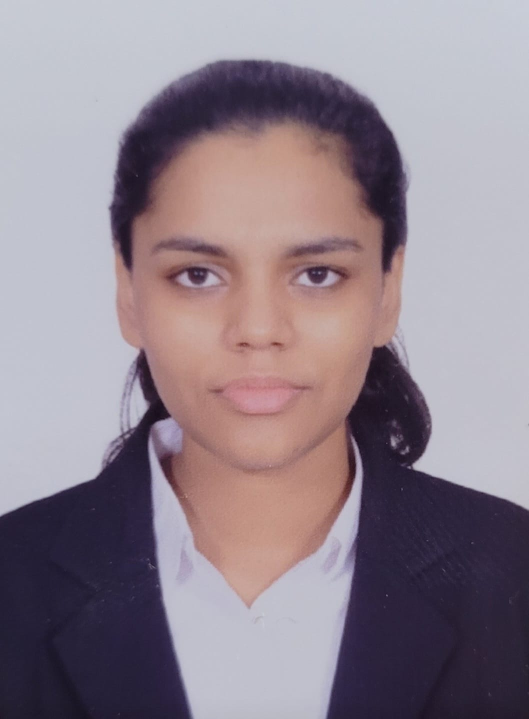
#> input picture Fall_2023/Project1/Part2/Project 1 Part 2 Download Sep 29, 2023 943 AM/298063-1939611 - Akanksha Ashokrao Bable - Sep 25, 2023 606 PM/Image.jpg, 1058 x 1438 px, found by its file name (shown at 1/2 size)
$ jupyter execute 'Project 1 Part 2 - Akanksha Ashokrao Bable.ipynb'
#> lines starting #> are read from the running program, lines starting #| are printed output that depends on the picture
### Image Pipeline

<ol>
<li> Take a picture of your face or have a friend do it.</li>
<li> Import the image into Jupyter Notebook. </li>
<li> Analyze the image </li>
<li> Create a histogram of the whole image. RGB </li>
<li> Modify your image with brightness and contrast. </li>
<li> Mask out your face. </li>
<li> Use the mask to create a HSV histogram. </li>
<li> Analyze the histogram for skin tone ranges. </li>
<li> Use the HSV ranges to create a mask. </li>
<li> Apply the mask to the image and segment out your skin/face </li>
<ol>

[cell 1]
# Required Libraries
import cv2                   # OpenCV library for computer vision tasks.
import numpy as np           # Numpy library for numerical operations.
import matplotlib.pyplot as plt  # Matplotlib for plotting and visualization.

# Load an image from the specified path.
# Note: OpenCV by default reads images in BGR format (Blue-Green-Red).
img = cv2.imread("C:\\Users\\AKANKSHA\\OneDrive\\Desktop\\Image_Processing_Project_Akanksha_Bable\\Image.jpg")
#> img is the input picture: shape (1438, 1058, 3); mean B, G, R 142, 131.7, 144.3

# Convert the image color format from BGR to RGB.
# Matplotlib's `imshow` expects the image in RGB format.
# Hence, to view the image correctly, we need to perform this conversion.
img = cv2.cvtColor(img, cv2.COLOR_BGR2RGB)

# Display the image using matplotlib.
# The `imshow` function of matplotlib displays the image.
plt.imshow(img)
# Optionally, you can add plt.show() here to display the image in a window.

[cell 2]
# Required Libraries
import cv2                       # OpenCV library for computer vision tasks.
import numpy as np               # Numpy library for numerical operations.
import matplotlib.pyplot as plt # Matplotlib for plotting and visualization.

# Assuming the image was loaded previously using `cv2.imread()`
# Convert the image color format from BGR to RGB.
# Matplotlib's `imshow` and other functions expect the image in RGB format.
img = cv2.cvtColor(img, cv2.COLOR_BGR2RGB)

# Calculate the histogram for the R (Red) channel.
# `cv2.calcHist()` function calculates the histogram of an image.
# Here, [0] denotes that we are specifying the first channel (R channel).
# The range [0, 255] specifies the intensity values for the histogram.
hist = cv2.calcHist([img], [0], None, [256], [0, 255])
#> hist = 256 values, max 118898 at index 207, min 0 at index 0, mean 5943
# Plot the histogram using matplotlib. Color it red since it's for the R channel.
plt.plot(hist, color='red')
# Limit x-axis values between 0 and 255 for clarity.
plt.xlim([0, 255])

# Repeat the process for the G (Green) channel.
hist = cv2.calcHist([img], [1], None, [256], [0, 255])
#> hist = 256 values, max 108730 at index 195, min 0 at index 0, mean 5943
plt.plot(hist, color='green')
plt.xlim([0, 255])

# Repeat the process for the B (Blue) channel.
hist = cv2.calcHist([img], [2], None, [256], [0, 255])
#> hist = 256 values, max 182916 at index 193, min 0 at index 0, mean 5943
plt.plot(hist, color='blue')
plt.xlim([0, 255])

# Add a legend to the plot to identify each color.
# 'upper left' positions the legend at the top left corner of the plot.
plt.legend(('red', 'green', 'blue'), loc='upper left')

# Display the histogram.
# This command pops up a window showing the combined histogram for RGB channels.
plt.show()
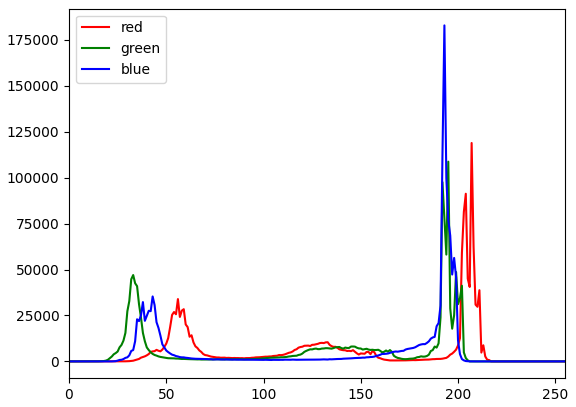
#> figure drawn by matplotlib, 1 panel; curve peaks at x = 207, y = 118898; curve peaks at x = 195, y = 108730; curve peaks at x = 193, y = 182916

[cell 3]
# Import necessary libraries
import cv2                       # OpenCV for image processing tasks
import numpy as np               # Numpy for numerical operations
import matplotlib.pyplot as plt # Matplotlib for plotting and visualization

# Define a function to adjust brightness and contrast of an image
def adjust_brightness_contrast(image_array, alpha, beta):
    """
    Adjusts brightness and contrast of an image.

    Parameters:
    - image_array: numpy array of the image
    - alpha: float, scaling factor to adjust contrast (1 means no change)
    - beta: float, value added to all pixels to adjust brightness

    Returns:
    - Adjusted image as a numpy array
    """

    # Convert to floating point to avoid overflow and underflow issues
    temp = image_array.astype('float32')

    # Adjust contrast
    temp *= alpha

    # Adjust brightness
    temp += beta

    # Clip values to be in the range [0, 255] to ensure valid pixel values
    temp = np.clip(temp, 0, 255)

    return temp.astype('uint8')

# (1) Image Enhancement

# Read the image from the specified path
img_color = cv2.imread('C:\\Users\\AKANKSHA\\OneDrive\\Desktop\\Image_Processing_Project_Akanksha_Bable\\Image.jpg')

# Convert the image color format from BGR to RGB (as OpenCV loads in BGR by default)
img_color = cv2.cvtColor(img_color, cv2.COLOR_BGR2RGB)

# Convert RGB image to grayscale for histogram calculation
img_bw = cv2.cvtColor(img_color, cv2.COLOR_BGR2GRAY)
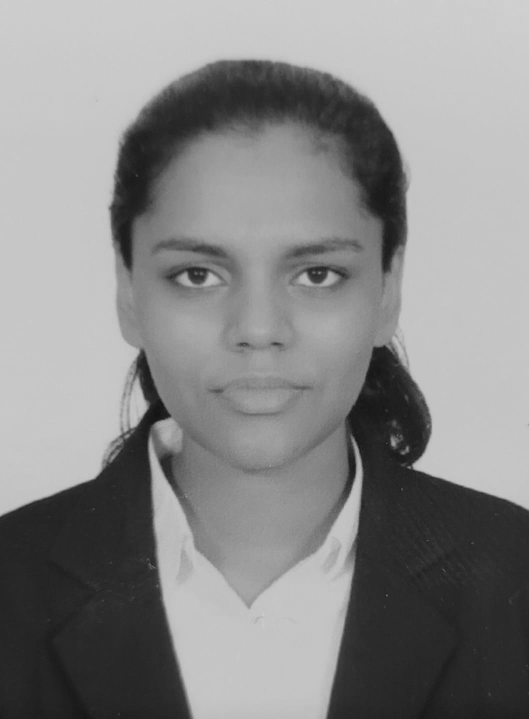
#> img_bw: shape (1438, 1058) (shown at 1/2 size); min 18, max 208, mean 136.1

# Calculate the histogram for the grayscale image
hist = cv2.calcHist([img_bw],[0],None,[256],[0,255])
#> hist = 256 values, max 119710 at index 198, min 0 at index 0, mean 5943

# Adjust brightness and contrast using the given parameters
contrast = 1.1
brightness = 20
adjusted_img_color = adjust_brightness_contrast(img_color, contrast, brightness)
#> in adjust_brightness_contrast, `temp *= alpha`:
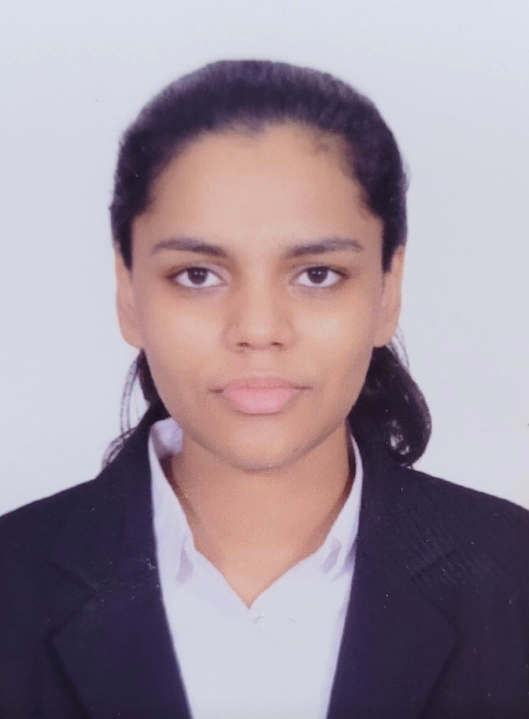
#> temp: shape (1438, 1058, 3) float32 (shown at 1/2 size); mean R, G, B 158.5, 144.2, 156.2
#> in adjust_brightness_contrast, `return temp.astype('uint8')`:
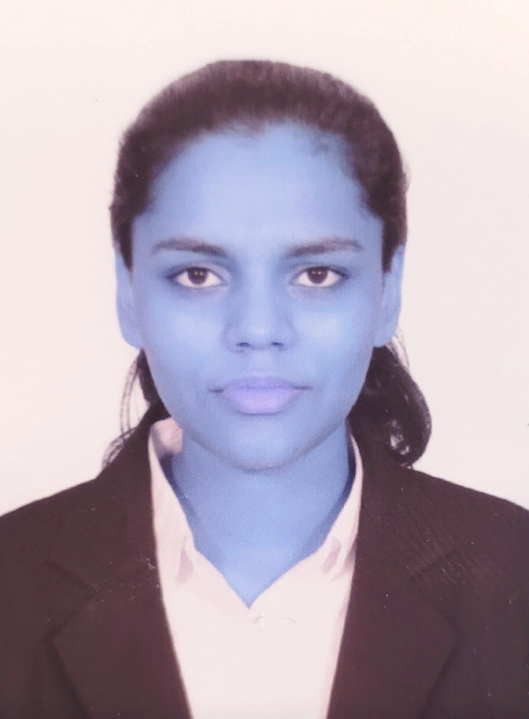
#> returned value: shape (1438, 1058, 3) (shown at 1/2 size); mean of channels 0, 1, 2 178.3, 164.4, 175.8; drawn as B, G, R
adjusted_img_bw = adjust_brightness_contrast(img_bw, contrast, brightness)
#> call 2 of adjust_brightness_contrast, with alpha = 1.1, beta = 20
#> in adjust_brightness_contrast (call 2), `temp += beta`:
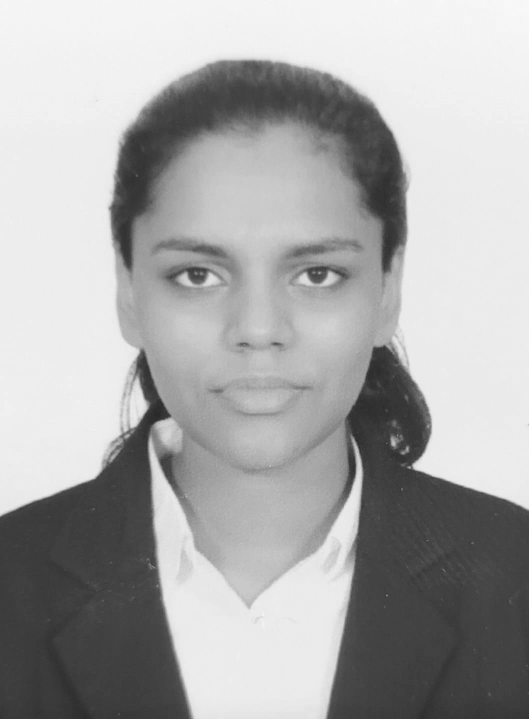
#> temp: shape (1438, 1058) float32 (shown at 1/2 size); min 39.8, max 248.8, mean 169.8

# Calculate histogram of adjusted grayscale image
adjusted_hist = cv2.calcHist([adjusted_img_bw],[0],None,[256],[0,255])
#> adjusted_hist = 256 values, max 119710 at index 237, min 0 at index 0, mean 5943

# Plotting

# Create a figure with a specified size
plt.figure(figsize=(10,10))

# Original color image
plt.subplot(2, 2, 1)
plt.imshow(img_color)
plt.title('Original Image')

# Histogram of the original grayscale image
plt.subplot(2, 2, 2)
plt.plot(hist)
plt.xlim([0,255])
plt.title('OG Histogram')

# Adjusted color image
plt.subplot(2, 2, 3)
plt.imshow(adjusted_img_color, vmin=0, vmax=255)
plt.title('Adjusted Image')

# Histogram of the adjusted grayscale image
plt.subplot(2, 2, 4)
plt.plot(adjusted_hist)
plt.xlim([0,255])
plt.title('Adjusted Histogram')

# Adjust spacing between subplots
plt.tight_layout()

# Display all the subplots
plt.show()
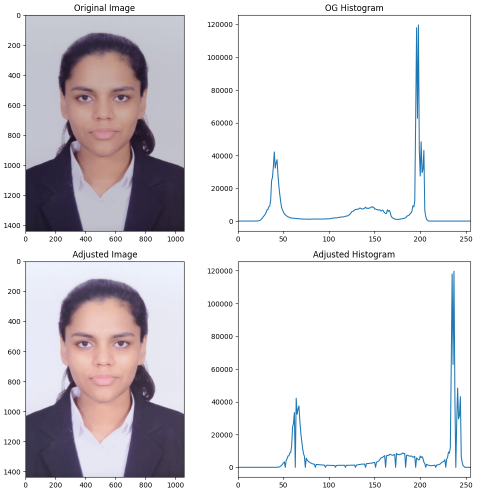
#> figure drawn by matplotlib, 4 panels; panel 2: curve peaks at x = 198, y = 119710; panel 4: curve peaks at x = 237, y = 119710

[cell 4]
# Importing necessary libraries
import cv2                       # OpenCV library for computer vision tasks
import numpy as np               # Numpy library for numerical operations
import matplotlib.pyplot as plt # Matplotlib library for plotting and visualization

# Load an image from the specified path
# Note: By default, OpenCV reads images in BGR (Blue-Green-Red) format.
img = cv2.imread("C:\\Users\\AKANKSHA\\OneDrive\\Desktop\\Image_Processing_Project_Akanksha_Bable\\Image.jpg")

# Convert the image color format from BGR to RGB.
# This conversion is essential because matplotlib's `imshow` function
# expects images in RGB (Red-Green-Blue) format.
# If we don't perform this conversion, the colors will be displayed incorrectly.
img = cv2.cvtColor(img, cv2.COLOR_BGR2RGB)

# Display the image using matplotlib's `imshow` function.
# Here, the image will be displayed with the correct RGB colors.
plt.imshow(img)
# Note: If you run this outside of a Jupyter notebook or similar environment,
# you may also need `plt.show()` to actually display the image in a new window.

[cell 5]
# Import OpenCV library
import cv2

# The OpenCV rectangle function
# The cv2.rectangle() function is used to draw a rectangle on an image.

# Here's a breakdown of its parameters:
# img - The image on which the rectangle is to be drawn.
# top_left - The coordinates for the top-left vertex of the rectangle.
# bottom_right - The coordinates for the bottom-right vertex of the rectangle.
# rect_color - The color of the rectangle, typically given as (R, G, B).
# thickness - Thickness of the rectangle's edges. If negative, it fills the rectangle.

# Specify the coordinates for the top-left corner of the rectangle.
top_left = (220,260)

# Specify the coordinates for the bottom-right corner of the rectangle.
bottom_right = (770,950)

# Define the color of the rectangle in RGB format.
# In this case, it's blue (255,0,0).
rect_color = (255,0,0)

# Define the thickness of the rectangle's edges.
# A thickness of 3 means the rectangle will have a solid border of 3 pixels width.
thickness = 3

# Draw the rectangle on the image using the defined parameters.
# Note that this operation is in-place, meaning it will modify the input image.
img_rect = cv2.rectangle(img, top_left, bottom_right, rect_color, thickness)

# Display the image with the rectangle using matplotlib's imshow function.
plt.imshow(img_rect)

[cell 6]
# Import necessary libraries
import cv2
import matplotlib.pyplot as plt

# The OpenCV circle function
# The cv2.circle() function is used to draw a circle on an image.

# Here's a breakdown of its parameters:
# img - The image on which the circle will be drawn.
# center_circle - The coordinates of the center of the circle.
# radius - The radius of the circle.
# circle_color - The color of the circle, typically given as (R, G, B).
# thickness - Thickness of the circle's outline. If negative, it will fill the circle.

# Specify the coordinates for the center of the circle.
center_circle = (500,620)

# Specify the desired radius of the circle.
radius = 260


# Define the color of the circle in RGB format.
# In this case, it's red (0,0,255).
circle_color = (0, 0, 255)

# Draw the circle on the image using the defined parameters.
# Note: This operation modifies the image in-place, so the original content will be changed.
img_circle = cv2.circle(img, center_circle, radius, circle_color, thickness)
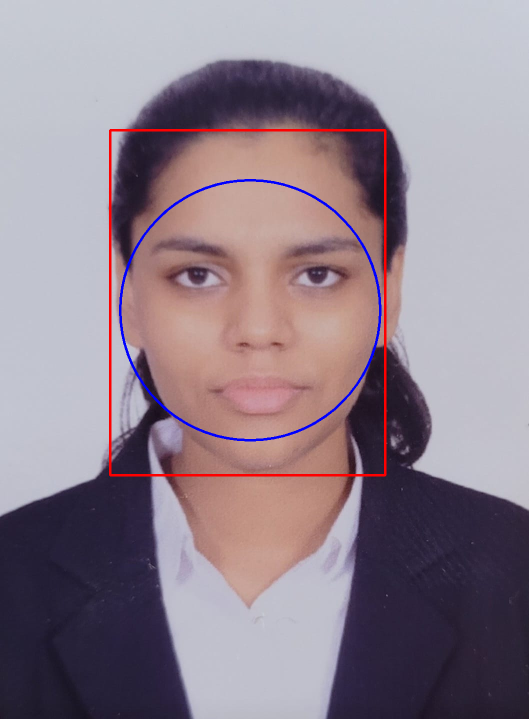
#> img_circle: shape (1438, 1058, 3) (shown at 1/2 size); mean R, G, B 144.5, 130.2, 141.8

# Display the image containing the drawn circle using matplotlib's imshow function.
plt.imshow(img_circle)

[cell 7]
# We're starting by specifying the coordinates of a rectangle for reference.
# These might be coordinates that encapsulate a region of interest within the image,
# such as a detected object, face, or any specific region you might want to focus on.

# Top left corner of rectangle
# This tuple represents the x and y coordinates of the top-left corner of the rectangle.


# Now, we will import an image using OpenCV.
# The imread function from OpenCV is used to load an image from a given path.

# Load an image from the specified path.
# By default, OpenCV reads images in the BGR (Blue-Green-Red) color space.
img = cv2.imread("C:\\Users\\AKANKSHA\\OneDrive\\Desktop\\Image_Processing_Project_Akanksha_Bable\\Image.jpg")

# Convert the image color space from BGR to RGB.
# This step is crucial when using matplotlib or other libraries that expect the image in RGB format.
# OpenCV uses BGR by default, so this conversion ensures correct color representation when visualizing the image.
img = cv2.cvtColor(img, cv2.COLOR_BGR2RGB)

[cell 8]
# We want to extract a specific region of the image, often called "region of interest" or "ROI".
# In this case, the region to be extracted is determined by the rectangle coordinates mentioned previously.

# Specify the coordinates for the top-left corner of the rectangle.
#top_left = (220,260)

# Specify the coordinates for the bottom-right corner of the rectangle.
#bottom_right = (770,950)

# Extract the region of interest (ROI) from the original image:
# The syntax `img[y1:y2, x1:x2]` is used to slice the image array.
# Here, y1:y2 represents the row indices (vertical span) and x1:x2 represents the column indices (horizontal span).
# Thus, img[60:220, 175:320] extracts the rectangular region starting from
# (175,60) (top-left corner) to (320,220) (bottom-right corner).
img_masked = img[260:950, 220:770]
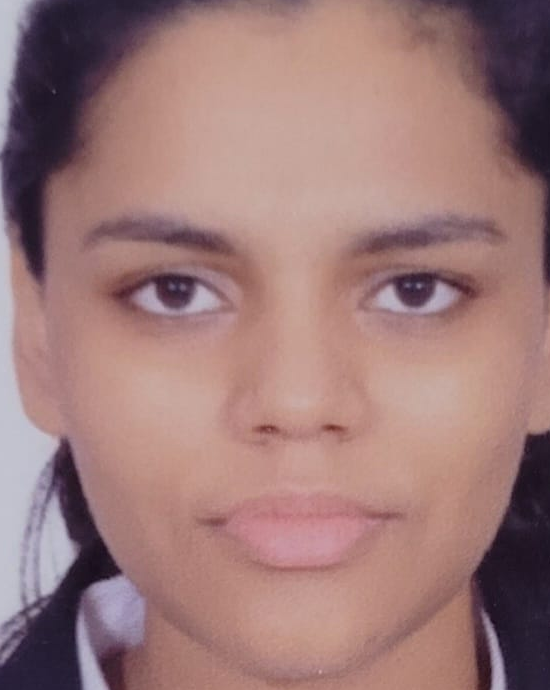
#> img_masked: shape (690, 550, 3); mean R, G, B 157, 121.5, 120.5

# Display the extracted region using matplotlib's imshow function.
# This will show only the specific region from the original image enclosed by the rectangle.
plt.imshow(img_masked)

[cell 9]
# Our primary goal here is to create histograms for the Hue, Saturation, and Value channels of the HSV image.

# Convert the RGB image to HSV color space:
# The cv2.cvtColor function is utilized to change the color representation of the image from RGB to HSV.
# This conversion is necessary because the Hue, Saturation, and Value (HSV) offer a more intuitive
# way to represent color than the traditional RGB model.
img_masked = cv2.cvtColor(img_masked, cv2.COLOR_RGB2HSV)
#> img_masked: shape (690, 550, 3); mean H, S, V 53.4, 72.1, 158.6

# Generate and plot the histogram for the Hue channel:
# The hue is the color type and varies from 0 to 179 in OpenCV.
hist = cv2.calcHist([img_masked],[0],None,[180],[0,179])
#> hist = 180 values, max 55439 at index 6, min 0 at index 12, mean 2046.9
# Plot the Hue histogram with a red color.
plt.plot(hist, color='red')
# Set the x-axis limit from 0 to 179 (typical range for hue in OpenCV).
plt.xlim([0,179])

# Generate and plot the histogram for the Saturation channel:
# Saturation is the intensity of the color, going from 0 to 255.
hist = cv2.calcHist([img_masked],[1],None,[256],[0,255])
#> hist = 256 values, max 14051 at index 75, min 0 at index 0, mean 1482.4
# Plot the Saturation histogram with a green color.
plt.plot(hist, color='green')
# Maintain the x-axis range to [0, 255].
plt.xlim([0,255])

# Generate and plot the histogram for the Value channel:
# Value is the brightness of the color, also ranging from 0 to 255.
hist = cv2.calcHist([img_masked],[2],None,[256],[0,255])
#> hist = 256 values, max 15035 at index 198, min 0 at index 0, mean 1482.4
# Plot the Value histogram with a blue color.
plt.plot(hist, color='blue')
# Continue to maintain the x-axis range to [0, 255].
plt.xlim([0,255])

# Add a legend to differentiate between the histograms of the three channels.
# The legend identifies the three plots using labels: hue, saturation, and value.
plt.legend(('hue','saturation','value'), loc = 'upper left')

# Finally, display the combined histogram using matplotlib.
plt.show()
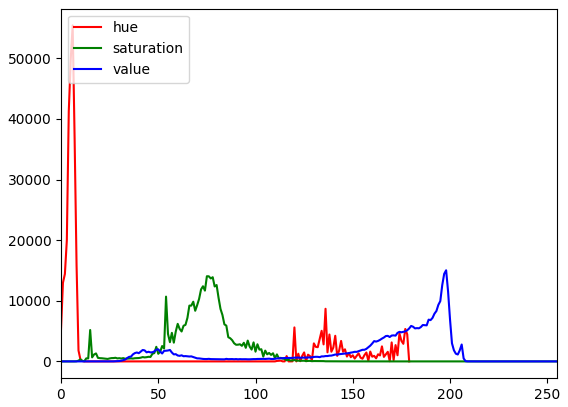
#> figure drawn by matplotlib, 1 panel; curve peaks at x = 6, y = 55439; curve peaks at x = 75, y = 14051; curve peaks at x = 198, y = 15035
#> (the rest of the program and of its run is left out)
